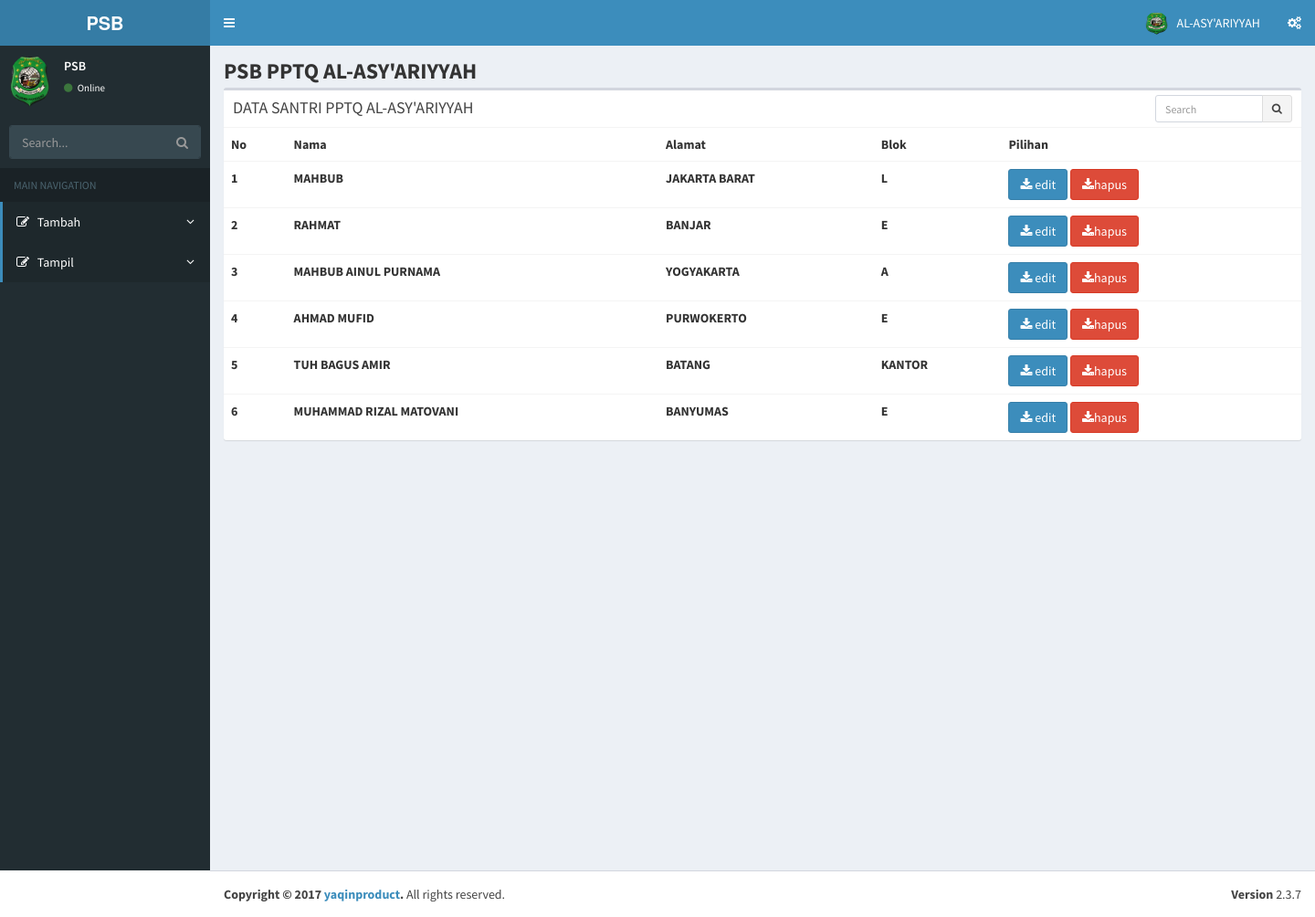
The page / on the database its author committed.
### tables this page shows
CREATE TABLE `user` (
  `id` int(11) NOT NULL,
  `nama` varchar(100) NOT NULL,
  `alamat` varchar(100) NOT NULL,
  `blok` varchar(11) NOT NULL
);

### lib_database.php (called while the page is built, shortened)
<?php
class database{
	function tampil_data(){
		$data = mysql_query("select * from user");
		while($d = mysql_fetch_array($data)){
			$hasil[] = $d;
		}
		return $hasil;
	}
	}
?>

### index.php (the view, shortened to what this page needs)
<?php
include 'lib_database.php';
$db = new database();
?>
<!DOCTYPE html>
<html>
<head>
  <link rel="stylesheet" href="bootstrap/css/bootstrap.min.css">
  <link rel="stylesheet" href="https://cdnjs.cloudflare.com/ajax/libs/font-awesome/4.5.0/css/font-awesome.min.css">
  <link rel="stylesheet" href="https://cdnjs.cloudflare.com/ajax/libs/ionicons/2.0.1/css/ionicons.min.css">
  <link rel="stylesheet" href="dist/css/AdminLTE.min.css">
  <link rel="stylesheet" href="dist/css/skins/_all-skins.min.css">
</head>
<body class="hold-transition skin-blue sidebar-mini">
<div class="wrapper">
  <header class="main-header">
    <a href="index2.html" class="logo">
      <span class="logo-lg"><b>PSB</b></span>
    </a>
    <nav class="navbar navbar-static-top">
      <a href="#" class="sidebar-toggle" data-toggle="offcanvas" role="button">
      </a>
      <div class="navbar-custom-menu">
        <ul class="nav navbar-nav">
          <li class="dropdown user user-menu">
            <a href="#" class="dropdown-toggle" data-toggle="dropdown">
              <img src="dist/img/asy.png" class="user-image" alt="User Image">
              <span class="hidden-xs">AL-ASY'ARIYYAH</span>
            </a>
          </li>
          <li>
            <a href="#" data-toggle="control-sidebar"><i class="fa fa-gears"></i></a>
          </li>
        </ul>
      </div>
    </nav>
  </header>
  <aside class="main-sidebar">
    <section class="sidebar">
      <div class="user-panel">
        <div class="pull-left image">
          <img src="dist/img/asy.png" class="img-circle" alt="User Image">
        </div>
        <div class="pull-left info">
          <p>PSB </p>
          <a href="#"><i class="fa fa-circle text-success"></i> Online</a>
        </div>
      </div>
      <form action="#" method="get" class="sidebar-form">
        <div class="input-group">
          <input type="text" name="q" class="form-control" placeholder="Search...">
              <span class="input-group-btn">
                <button type="submit" name="search" id="search-btn" class="btn btn-flat"><i class="fa fa-search"></i>
                </button>
              </span>
        </div>
      </form>
      <ul class="sidebar-menu">
        <li class="header">MAIN NAVIGATION</li>
        <li class="treeview active">
          <a href="input.php">
            <i class="fa fa-edit"></i> <span>Tambah</span>
            <span class="pull-right-container">
              <i class="fa fa-angle-left pull-right"></i>
            </span>
          </a>
        </li>
        <li class="treeview active">
          <a href="index.php">
            <i class="fa fa-edit"></i> <span>Tampil</span>
            <span class="pull-right-container">
              <i class="fa fa-angle-left pull-right"></i>
            </span>
          </a>
        </li>
      </ul>
    </section>
  </aside>
  <div class="content-wrapper">
    <section class="content-header">
      <h1><label>
       PSB PPTQ AL-ASY'ARIYYAH
      </label></h1>
    </section>
    <div class="col-xs-12">
      <div class="row">
        <div class="col-xs-12">
          <div class="box">
            <div class="box-header">
              <h3 class="box-title">DATA SANTRI PPTQ AL-ASY'ARIYYAH</h3>
              <div class="box-tools">
                <div class="input-group input-group-sm" style="width: 150px;">
                  <input type="text" name="table_search" class="form-control pull-right" placeholder="Search">
                  <div class="input-group-btn">
                    <button type="submit" class="btn btn-default"><i class="fa fa-search"></i></button>
                  </div>
                </div>
              </div>
            </div>
            <div class="box-body table-responsive no-padding">
              <table class="table table-hover">
                <tr>
                  <th>No</th>
                  <th>Nama</th>
                  <th>Alamat</th>
                  <th>Blok</th>
                  <th>Pilihan</th>
                </tr>
            <?php
  $no = 1;
  foreach($db->tampil_data() as $x){
  ?>
                <tr>
                <th><?php echo $no++; ?></th>
                <th><?php echo $x['nama']; ?></th>
                <th><?php echo $x['alamat']; ?></th>
                <th><?php echo $x['blok']; ?></th>
                <th>
                <a href="edit.php?id=<?php echo $x['id']; ?>&aksi=edit" class="btn btn-primary"><i class="fa fa-download"></i> edit</a>
                <a href="proses.php?id=<?php echo $x['id']; ?>&aksi=hapus" class="btn btn-danger"><i class="fa fa-download"></i>hapus</a></th>
                </tr>
<?php
  }
  ?>
              </table>
            </div>
          </div>
        </div>
      </div>
    </div>
        </div>
      </div>
  <footer class="main-footer">
    <div class="pull-right hidden-xs">
      <b>Version</b> 2.3.7
    </div>
    <strong>Copyright &copy; 2017 <a href="">yaqinproduct</a>.</strong> All rights
    reserved.
  </footer>
</body>
</html>

### rows shown on the page
user: nama "MAHBUB", alamat "JAKARTA BARAT", blok "L"
user: nama "RAHMAT", alamat "BANJAR", blok "E"
user: nama "MAHBUB AINUL PURNAMA", alamat "YOGYAKARTA", blok "A"
user: nama "AHMAD MUFID", alamat "PURWOKERTO", blok "E"
user: nama "TUH BAGUS AMIR", alamat "BATANG", blok "KANTOR"
user: nama "MUHAMMAD RIZAL MATOVANI", alamat "BANYUMAS", blok "E"
